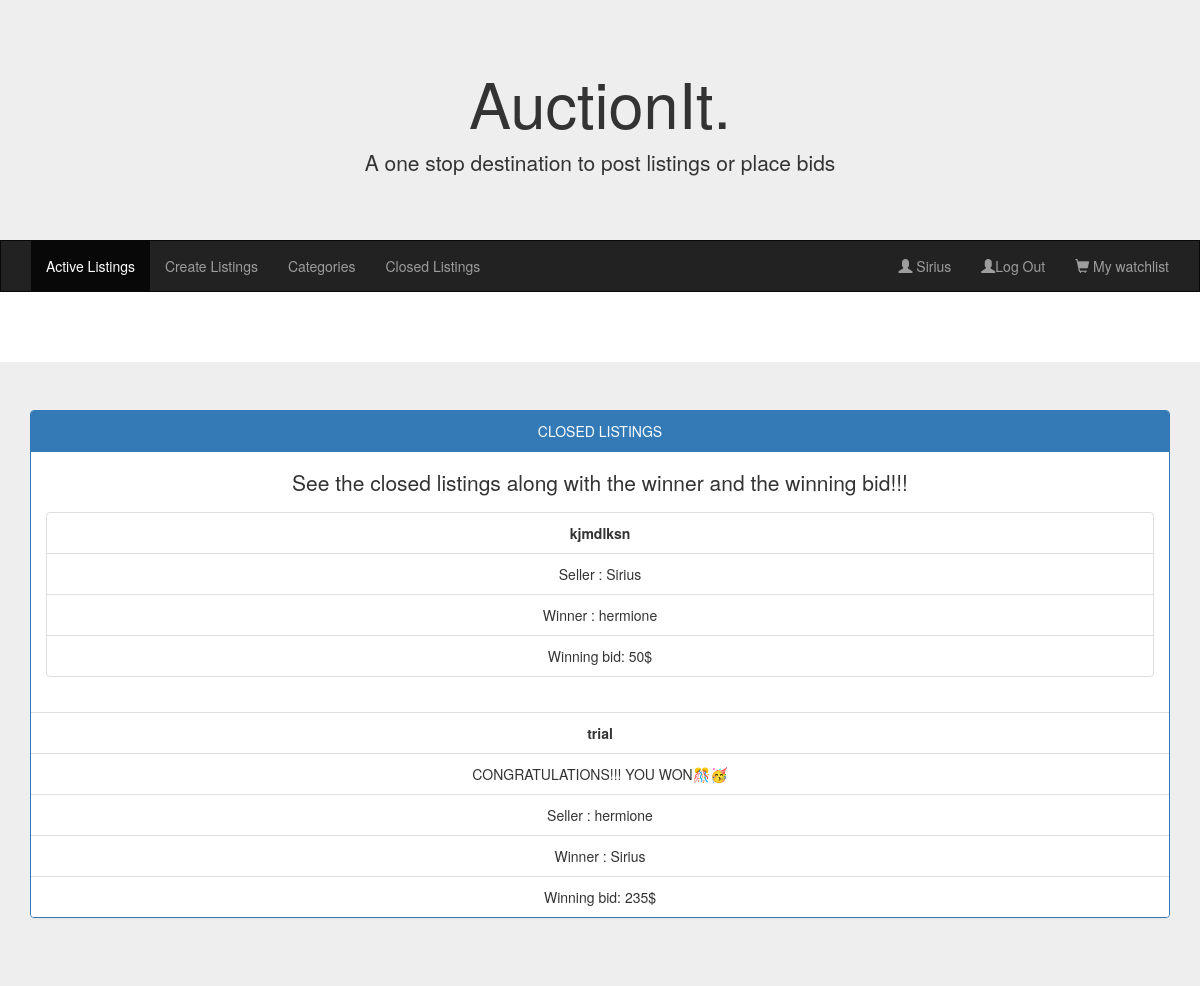
The page /closedlisting (signed in) on the database its author committed.
### auctions/models.py (models this page shows, shortened)
class User(AbstractUser):
    pass

class Winner(models.Model):
    owner=models.CharField(max_length=64)
    winner=models.CharField(max_length=64)
    productid = models.IntegerField()
    winning_cost = models.IntegerField()
    name = models.CharField(max_length=64, null=True)

### auctions/views.py (the view)
# urls.py: path("closedlisting", views.closedlisting, name="closedlisting"),
@login_required(login_url='/login')
def closedlisting(request):
    winners = Winner.objects.all()
    empty = False
    if len(winners) == 0:
        empty = True
    return render(request, "auctions/closedlisting.html", {
        "products": winners,
        "empty": empty
    })

### auctions/templates/auctions/closedlisting.html (shortened to what this page needs)
{% extends "auctions/layout.html" %}
{% block body %}
    <br>
    <div class="jumbotron">
        <div class="container text-center">
                        <div class="panel panel-primary"">
                            <div class="panel-heading">CLOSED LISTINGS</div>
                            <div class="panel-body">
                              <p>See the closed listings along with the winner and the winning bid!!!</p>
                              {% if empty %}
                    <h3>No Closed Listings available</h3>
                            </div>
                            {% else %}
                    {% for product in products %}
                            <ul class="list-group">
                              <li class="list-group-item"><strong>{{product.name}}</strong></li>
                              {% if product.winner == request.user.username %}
                              <li class="list-group-item">CONGRATULATIONS!!! YOU WON🎊🥳 </li>
                              {% endif %}
                              <li class="list-group-item">Seller : {{product.owner}}</li>
                              <li class="list-group-item">Winner : {{product.winner}}</li>
                              <li class="list-group-item">Winning bid: {{product.winning_cost}}$ </li>
                            </ul>
                          </div>
                    {% endfor %}
                {% endif %}
            </div>
        </div>
{% endblock %}

### auctions/templates/auctions/layout.html (shortened to what this page needs)
{% load static %}
<!DOCTYPE html>
<html lang="en">
    <head>
  <link rel="stylesheet" href="https://maxcdn.bootstrapcdn.com/bootstrap/3.4.1/css/bootstrap.min.css">
    </head>
    <body>
        <div class="jumbotron">
            <div class="container text-center">
              <h1>AuctionIt. </h1>
              <p>A one stop destination to post listings or place bids</p>
            </div>
          </div>
          <nav class="navbar navbar-inverse">
            <div class="container-fluid">
              <div class="collapse navbar-collapse" id="myNavbar">
                <ul class="nav navbar-nav">
                  <li class="active"><a href="{% url 'index' %}">Active Listings</a></li>
                  <li><a href="{% url 'create' %}">Create Listings</a></li>
                  <li><a href="{% url 'categories' %}">Categories</a></li>
                  <li>
                    <a href="{% url 'closedlisting' %}">Closed Listings</a>
                </li>
                </ul>
                <ul class="nav navbar-nav navbar-right">
                            {% if user.is_authenticated %}
                  <li><a href="#"><span class="glyphicon glyphicon-user"></span> {{ user.username }}</a></li>
                     <li><a href="{% url 'logout' %}"><span class="glyphicon glyphicon-user"></span>Log Out</a></li>
                  <li><a href=" {% url 'watchlist' %}"</a><span class="glyphicon glyphicon-shopping-cart"></span> My watchlist</a></li>
                              {% else %}
                                <li><a href="{% url 'login' %}"><span class="glyphicon glyphicon-log-in"></span> Login</a></li>
                                   <li><a href="{% url 'register' %}"><span class="glyphicon glyphicon-user"></span> Register</a></li>
                                               {% endif %}
                </ul>
              </div>
            </div>
          </nav>
        {% block body %}
        {% endblock %}
    </body>
</html>

### auctions/templates/auctions/layout.html (style rules this page uses)
.navbar { margin-bottom: 50px; border-radius: 0; }
.jumbotron { margin-bottom: 0; }

### rows shown on the page
User: username "Sirius"
Winner: name "kjmdlksn", owner "Sirius", winner "hermione", winning_cost "50"
Winner: name "trial", shows "CONGRATULATIONS!!! YOU WON🎊🥳", owner "hermione", winner "Sirius", winning_cost "235"
